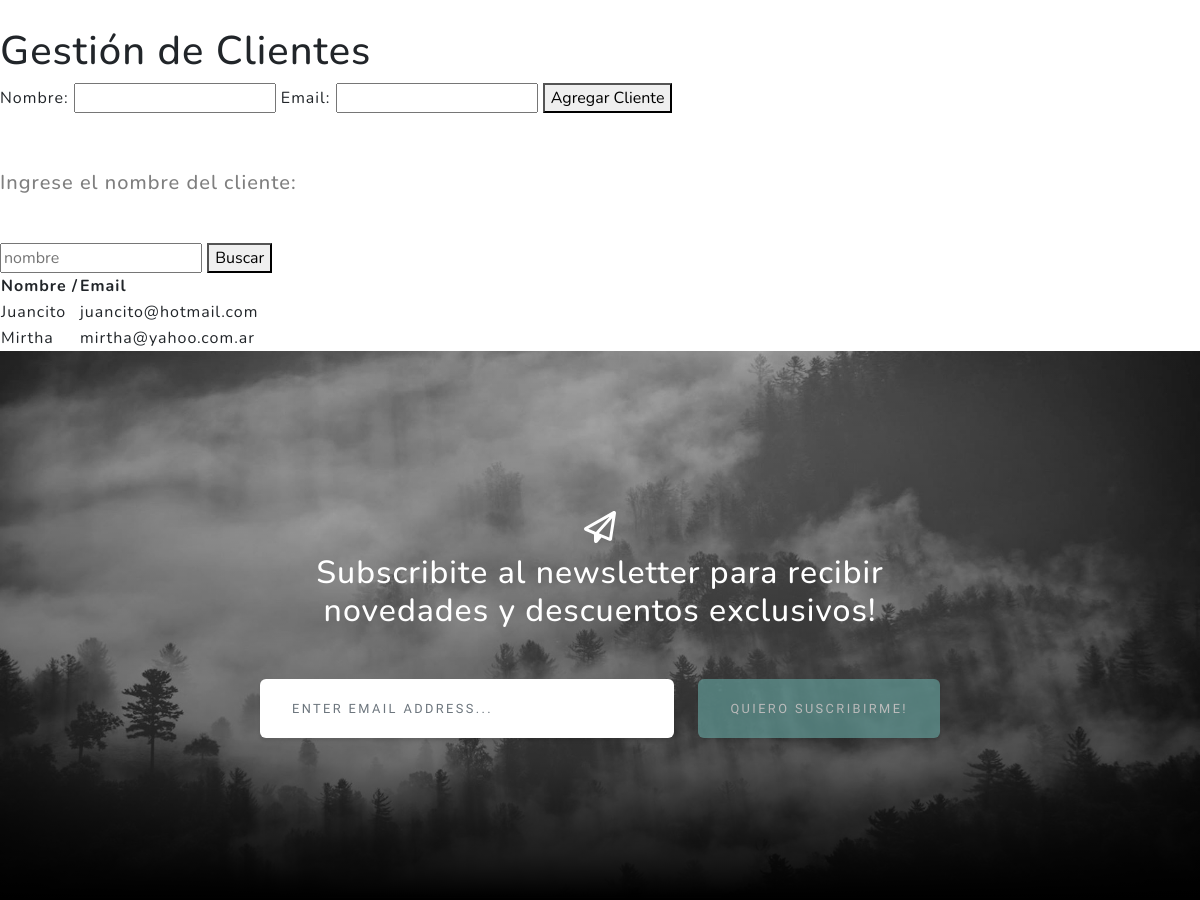
/clientes/ (middle part), run on an earlier commit of the app's database.
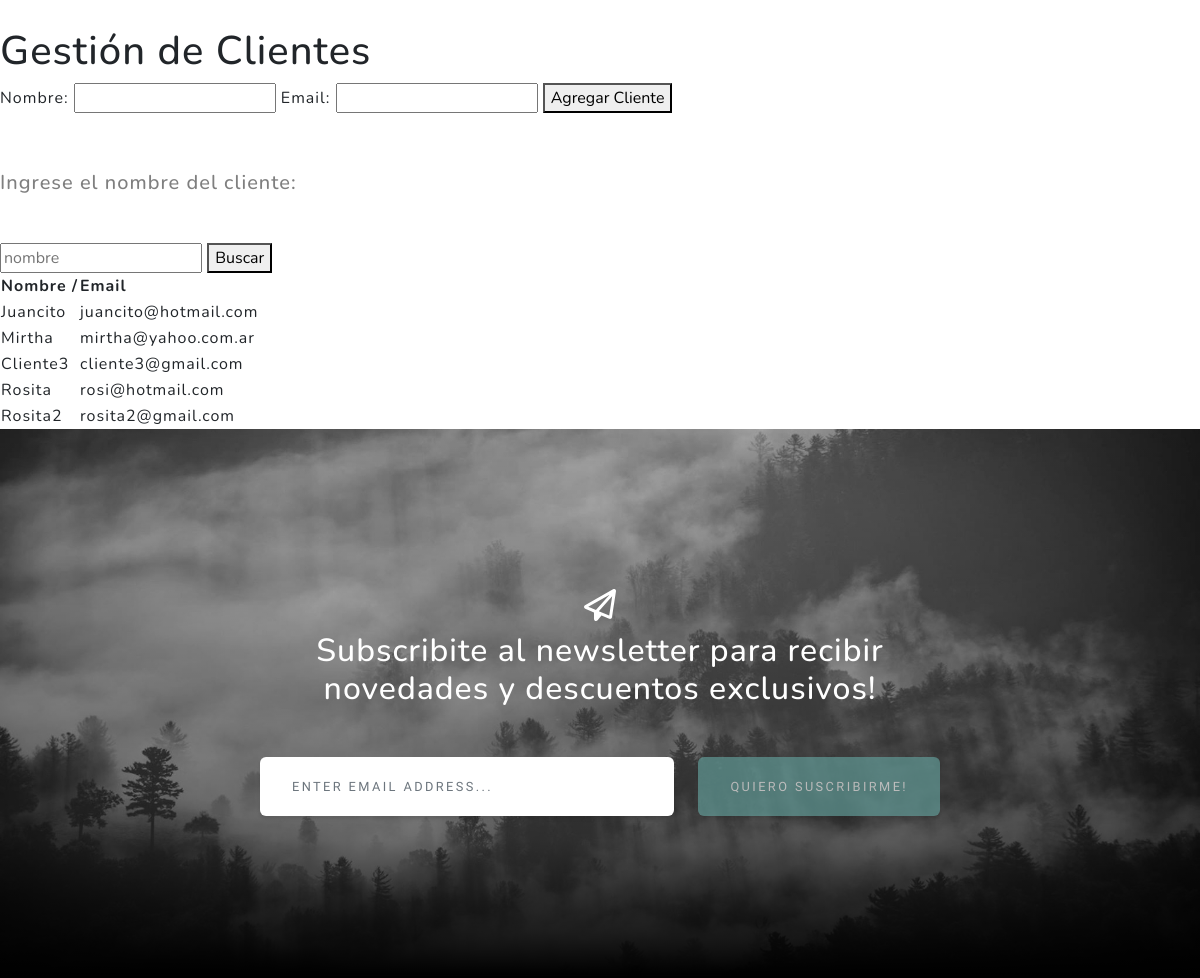
And on a later commit of the database.
### AppGoldenCafe/models.py (models this page shows)
class Cliente(models.Model):
    nombre = models.CharField(max_length=30)
    email = models.EmailField()

### AppGoldenCafe/views.py (the view)
# urls.py: path('clientes/', views.cliente, name='clientes'),
def cliente(request):
    clientes = Cliente.objects.all()
    miFormulario = clienteFormulario()
    if request.method == "POST":
        if 'agregar_cliente' in request.POST:
            miFormulario = clienteFormulario(request.POST)  # creamos un objeto formulario con los datos enviados
            if miFormulario.is_valid():
                cliente = Cliente(nombre=miFormulario.cleaned_data['nombre'], email=miFormulario.cleaned_data['email']) #creo el objeto Cliente ya limpio
                cliente.save()                              # Guardamos el cliente en la BBDD
                return redirect('clientes')                 # redirigimos a clientes
            else:
                return render(request, "AppGoldenCafe/cliente.html", {'form': miFormulario})
        elif 'buscar_cliente' in request.POST:
            miFormulario = clienteFormulario()
            nombre = request.POST.get('nombre')
            if nombre:                       # respuesta = f"Estoy buscando el cliente con nombre: {req.GET['nombre']}
                clientes = Cliente.objects.filter(nombre__iexact=nombre)
                if clientes:
                    return render(request,"AppGoldenCafe/cliente.html", {'clientes': clientes, 'nombre': nombre})
                else:
                    mensaje = "El cliente ingresado no existe."
                    return render(request, "AppGoldenCafe/cliente.html", {'mensaje': mensaje, 'form': miFormulario})
            else:
                mensaje = "Por favor, ingresa un nombre para buscar."
                return render(request, "AppGoldenCafe/cliente.html", {'mensaje': mensaje, 'form': miFormulario})
        else:
            miFormulario = clienteFormulario()
            return render(request, "AppGoldenCafe/cliente.html", {'form': miFormulario})
    else:                                                   # si es un GET...
        miFormulario = clienteFormulario()                  # creamos un formulario vacio para mostrarlo inicialmente
        return render(request, "AppGoldenCafe/cliente.html", {'clientes': clientes, 'form': miFormulario})

### AppGoldenCafe/forms.py
class clienteFormulario(forms.forms.Form):
    nombre = forms.CharField(max_length=30)
    email = forms.EmailField()

### AppGoldenCafe/templates/appgoldencafe/cliente.html (shortened to what this page needs)
<!DOCTYPE html>
<html lang="en">
<head>
</head>
<body>
{% extends "AppGoldenCafe/padre.html" %}
{% load static %}
{% block contenidoQueCambia %}
    <section>
        <div class="container px-5">
            <div class="row gx-5 align-items-center">
                <div class="col-lg-6">
                    <div class="p-5"><img class="img-fluid rounded-circle" src="{% static 'appgoldencafe/assets/img/claudia_martinez.jpeg' %}" alt="..." /></div>
                </div>
                <div class="col-lg-6">
                    <div class="p-5">
                    </div>
                </div>
            </div>
        </div>
    </section>
        <section>
            <h1>Gestión de Clientes</h1>
            <form method="post">
                {{ form.as_table }}
                <button type="submit" name="agregar_cliente">Agregar Cliente</button>
            </form>
        </section>
        <div style="height: 50px;"></div>
        <section>
            <h2 class="text-black-50 mx-auto mt-2 mb-5" style="border-color: antiquewhite; font-size: 20px;">Ingrese el nombre del cliente:</h2>
            <form method="post">
                <input type="text" name="nombre" placeholder="nombre">
                <button type="submit" name="buscar_cliente">Buscar</button>
            </form>
            {% if clientes %}
                <table>
                    <thead>
                        <tr>
                            <th> Nombre /</th>
                            <th> Email </th>
                            </tr>
                    </thead>
                    <tbody>
                        {% for cliente in clientes %}
                            <tr>
                                <td>{{ cliente.nombre }}</td>
                                <td>{{ cliente.email }}</td>
                                </tr>
                        {% endfor %}
                    </tbody>
                </table>
            {% else %}
                {{ mensaje }}
            {% endif %}
        </section>
{% endblock %}

What changed in the data, as far as the page shows it:
added Cliente: nombre "Cliente3", email "cliente3@gmail.com"
added Cliente: nombre "Rosita", email "rosi@hotmail.com"
added Cliente: nombre "Rosita2", email "rosita2@gmail.com"
